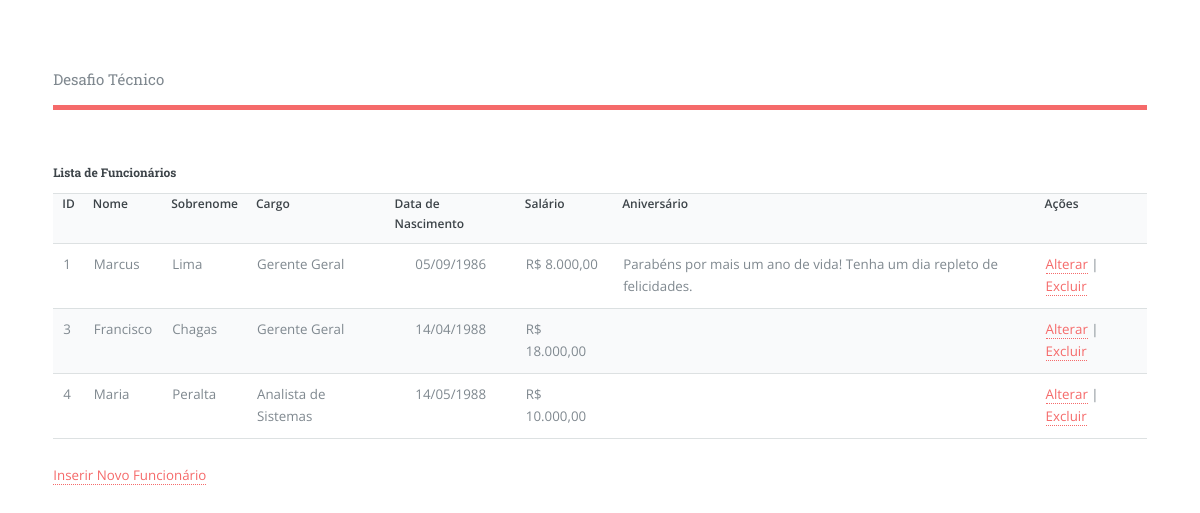
The page /?action=listarFuncionarios on the database its author committed.
### tables this page shows
CREATE TABLE IF NOT EXISTS `funcionarios` (
  `id` int(11) NOT NULL AUTO_INCREMENT,
  `nome` varchar(50) DEFAULT NULL,
  `sobrenome` varchar(50) DEFAULT NULL,
  `idCargo` int(11) DEFAULT NULL,
  `dtnasc` date DEFAULT NULL,
  `salario` float DEFAULT NULL,
  PRIMARY KEY (`id`),
  KEY `FK_funcionarios_cargos` (`idCargo`),
  CONSTRAINT `FK_funcionarios_cargos` FOREIGN KEY (`idCargo`) REFERENCES `cargos` (`id`) ON DELETE CASCADE ON UPDATE NO ACTION
);

CREATE TABLE IF NOT EXISTS `cargos` (
  `id` int(11) NOT NULL AUTO_INCREMENT,
  `cargo` text DEFAULT NULL,
  `descricao` text DEFAULT NULL,
  PRIMARY KEY (`id`)
);

### config/DatabaseConnection.php (called while the page is built, shortened)
<?php
class DatabaseConnection {
    private static $connection;
    public static function getConnection() {
        if (self::$connection === null) {
            $host = "localhost";
            $dbname = "desafio";
            $username = "root";
            $password = "root3306";
            try {
                self::$connection = new PDO("mysql:host=$host;dbname=$dbname", $username, $password);
                self::$connection->setAttribute(PDO::ATTR_ERRMODE, PDO::ERRMODE_EXCEPTION);
            } catch (PDOException $e) {
                die("Erro na conexão com o banco de dados: " . $e->getMessage());
            }
        }
        return self::$connection;
    }
}

### controllers/FuncionarioController.php (called while the page is built, shortened)
<?php
require_once './models/FuncionarioModel.php';
require_once './config/DatabaseConnection.php';
require_once('CargoController.php');
class FuncionarioController {
    private $conn;
    public function __construct() {
        $this->conn = DatabaseConnection::getConnection();
    }
    public function listarFuncionarios() {
        try {
            $stmt = $this->conn->prepare("SELECT * FROM funcionarios");
            $stmt->execute();
            $funcionarios = array();
            while ($row = $stmt->fetch(PDO::FETCH_ASSOC)) {
              $salarioFormatado = 'R$ ' . number_format($row['salario'], 2, ',', '.');
              $cargoController = new CargoController();
              $cargo = $cargoController->buscarCargoPorId($row['idCargo']);
              if ($cargo !== false) {
                $nomeCargo = $cargo->getCargo();
            } else {
                $nomeCargo = 'Cargo não encontrado';
            }
            $funcionario = new FuncionarioModel(
                $row['id'],
                $row['nome'],
                $row['sobrenome'],
                $nomeCargo,
                date('d/m/Y', strtotime($row['dtnasc'])),
                $salarioFormatado
            );
            $funcionarios[] = $funcionario;
        }
        return $funcionarios;
    } catch (PDOException $e) {
        return false;
    }
}
}
?>

### controllers/CargoController.php (called while the page is built, shortened)
<?php
require_once './models/CargoModel.php';
require_once './config/DatabaseConnection.php';
class CargoController {
    private $conn;
    public function __construct() {
        $this->conn = DatabaseConnection::getConnection();
    }
    public function buscarCargoPorId($id) {
        try {
            $stmt = $this->conn->prepare("SELECT * FROM cargos WHERE id = :id");
            $stmt->bindParam(':id', $id);
            $stmt->execute();
            $row = $stmt->fetch(PDO::FETCH_ASSOC);
            if ($row) {
                return new CargoModel($row['id'], $row['cargo'], $row['descricao']);
            } else {
                return false;
            }
        } catch (PDOException $e) {
            return false;
        }
    }
}
?>

### models/CargoModel.php (called while the page is built, shortened)
<?php
class CargoModel {
    private $cargo;
    public function __construct($id, $cargo, $descricao) {
        $this->cargo = $cargo;
    }
    public function getCargo() {
        return $this->cargo;
    }
}

### models/FuncionarioModel.php (called while the page is built, shortened)
<?php
class FuncionarioModel {
    private $id;
    private $nome;
    private $sobrenome;
    private $dtnasc;
    private $salario;
    public function __construct($id, $nome, $sobrenome, $idCargo, $dtnasc, $salario) {
        $this->id = $id;
        $this->nome = $nome;
        $this->sobrenome = $sobrenome;
        $this->idCargo = $idCargo;
        $this->dtnasc = $dtnasc;
        $this->salario = $salario;
    }
    public function getId() {
        return $this->id;
    }
    public function getNome() {
        return $this->nome;
    }
    public function getsobrenome() {
        return $this->sobrenome;
    }
    public function getIdCargo() {
        return $this->idCargo;
    }
    public function getDtNasc() {
        return $this->dtnasc;
    }
    public function getSalario() {
        return $this->salario;
    }
}

### views/Funcionarios/listarFuncionarios.php (the view, shortened to what this page needs)
<!DOCTYPE html>
<html>
<head>
</head>
<body>
    <h5>Lista de Funcionários</h5>
    <table>
        <tr>
            <th>ID</th>
            <th>Nome</th>
            <th>Sobrenome</th>
            <th>Cargo</th>
            <th>Data de Nascimento</th>
            <th>Salário</th>
            <th>Aniversário</th>
            <th>Ações</th>
        </tr>
        <?php foreach ($funcionarios as $funcionario) { ?>
            <tr>
                <td><?php echo $funcionario->getId(); ?></td>
                <td><?php echo $funcionario->getNome(); ?></td>
                <td><?php echo $funcionario->getSobrenome(); ?></td>
                <td><?php echo $funcionario->getidCargo(); ?></td>
                <td class="txt_center"><?php echo $funcionario->getDtNasc(); ?></td>
                <td><?php echo $funcionario->getSalario(); ?></td>
                <td>
                    <?php
                    $dataNascimento = $funcionario->getDtNasc();
                    $dataAtual = date('d/m');
                    list($diaNascimento, $mesNascimento) = explode('/', $dataNascimento);
                    list($diaAtual, $mesAtual) = explode('/', $dataAtual);
                    if ($diaNascimento === $diaAtual && $mesNascimento === $mesAtual) {
                        echo "Parabéns por mais um ano de vida! Tenha um dia repleto de felicidades.";
                    }
                    ?>
                </td>
                <td>
                    <a href="index.php?action=editarFuncionario&id=<?php echo $funcionario->getId(); ?>">Alterar</a> |
                    <a href="index.php?action=excluirFuncionario&id=<?php echo $funcionario->getId(); ?>">Excluir</a>
                </td>
            </tr>
        <?php } ?>
    </table>
    <a href="index.php?action=cadastrarFuncionario">Inserir Novo Funcionário</a>
</body>
</html>

### index.php (shortened to what this page needs)
<!DOCTYPE html>
<html>
<head>
    <link rel="stylesheet" type="text/css" href="assets/css/style.css">
    <link rel="stylesheet" href="assets/css/main.css" />
    <link rel="stylesheet" href="assets/css/all.min.css">
</head>
<body class="is-preload">
    <div id="wrapper">
        <div id="main">
            <div class="inner">
                <header id="header">
                    <a href="index.html" class="logo">Desafio Técnico</a>
                </header>
                <section id="banner">
                    <div class="content">
                        <?php
                        require_once 'rotas.php';
                        ?>
                    </div>
                </section>
            </div>
        </div>
    </div>
</body>
</html>

### rotas.php (shortened to what this page needs)
<?php
require_once 'controllers/CargoController.php';
require_once 'controllers/FuncionarioController.php';
$funcionarioController = new FuncionarioController();
if (isset($_GET['action'])) {
    $action = $_GET['action'];
    switch ($action) {
        case 'listarFuncionarios':
        $funcionarios = $funcionarioController->listarFuncionarios();
        include 'views/Funcionarios/listarFuncionarios.php';
        break;
    }
} else {
    echo '<h1> Seja Bem vindo! </h1></br> <h5>Navegue no menu lateral <--</h5>';
}
?>

### assets/css/style.css (style rules this page uses)
.txt_center { text-align: center !important; }

### rows shown on the page
funcionarios: id "1", nome "Marcus", sobrenome "Lima", idCargo.cargo "Gerente Geral", DtNasc "05/09/1986", salario "R$ 8.000,00", shows "Parabéns por mais um ano de vida! Tenha um dia repleto de felicidades."
funcionarios: id "3", nome "Francisco", sobrenome "Chagas", idCargo.cargo "Gerente Geral", DtNasc "14/04/1988", salario "R$ 18.000,00"
funcionarios: id "4", nome "Maria", sobrenome "Peralta", idCargo.cargo "Analista de Sistemas", DtNasc "14/05/1988", salario "R$ 10.000,00"
